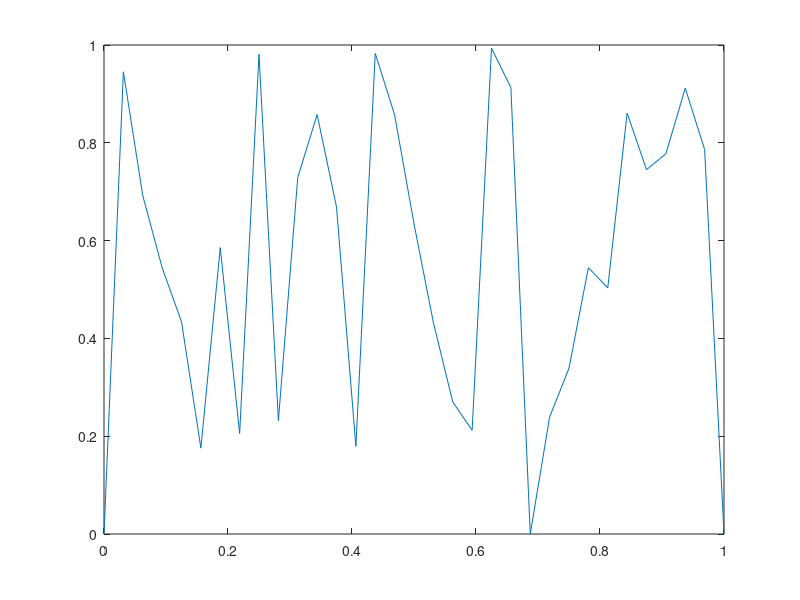

Source code (MATLAB): (Note: this script raises an error after producing the figure.)
%%Script for Homework 2 problem 6. V Cycle warm up problem for the problem
%%-u''(x) = f(x), 0<x<1, u(0)=0, u(1)=0. 
%
%   Procedure: At each level, going down
%       (1) Apply weighted Jacobi to current approximation (v_1) with
%       initial guess 0 (EXCEPT on first level v^k)
%       (2) compute f = I_restrict*u
%   Procedure: At coarsest grid
%       (3) Solve exactly A_coarsest u = = f
%   Procedure: At each level, going up
%       (4) Correct v_level = v_level + I_interpolate*r_previouslevel
%       (5) Apply weighted Jacobi on level with initial guess v_level
%   
%   Since we're looking at a one dimensional problem by the Galerkin
%   property, we know that A_coarser = I_restrict*A_finer*I_interpolate

clear
clc

errorvect = zeros(1,1); 
nu1 = 2; 
nu2 = 1; 
w = 2/3; 
n=32; 
n1 = n; 
h=1/n; 
x = 0:h:1;
%Need to have vh be length n-1


%homogeneous f(x)
b = 0;
%inhomogeneous f(x) = 1
%b = 1; 
switch b
    case 0 
        x1 = x(2:end-1); 
        v = rand(size(x1)); 
        f = zeros(length(x)-2,1);
        true = zeros(size(x)); 
        figure(b+1)
    case 1
        x1 = x(2:end-1); 
        v =rand(size(x1)); 
        f = ones(length(x)-2,1);
        true = -0.5*x.^2 + 0.5*x;
        figure(b)
end

%Initialize guess for v and rhs

v0 = [0 v 0]; 
error1 = max(abs((v0 - true))); 
%threshold = error1/10^5
threshold = 1e-5; 
counter = 1; 
plot(x,v0); 
hold on; 
while error1 > threshold
    errorvect(counter) = error1;
    [v] = vcycle(h,f,v, nu1, nu2);
%Gives the solution at the coarsest grid
h=1/n1; 
x = 0:h:1;
%true = zeros(size(x)); 
plot(x,true); 
hold on;
v = v'; 
y = [0 v 0]; 
plot(x,y,'rx')
error1 = max(abs(true-y));
counter = counter + 1;
end
error1

figure(2)
semilogy(errorvect,'m')
figure(3)
plot(x,y,'rx-', x, true); 
hold on; 